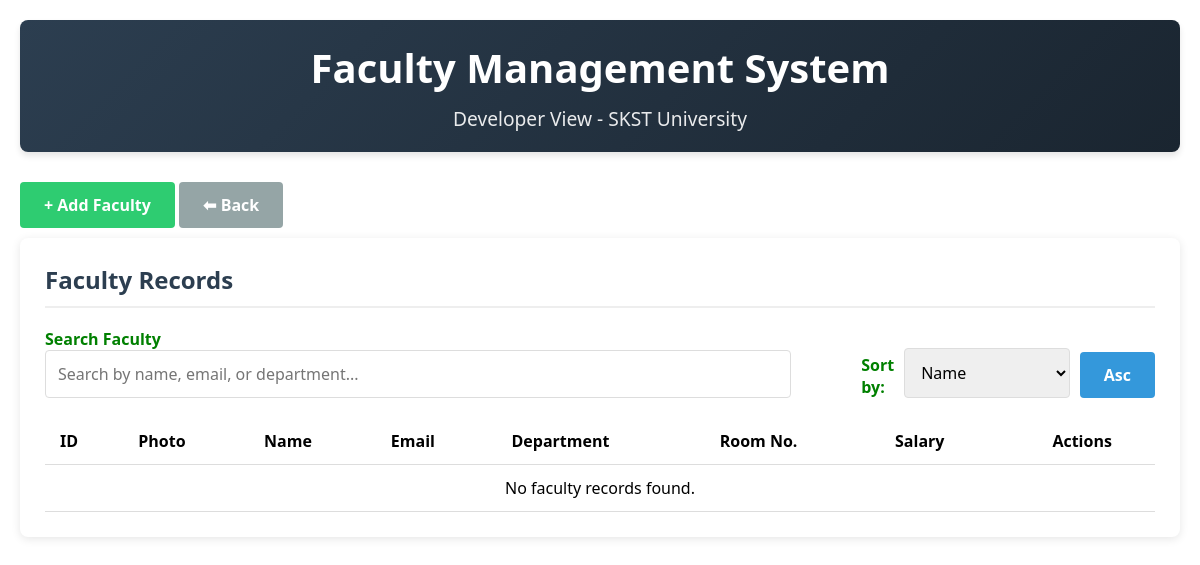
The app's page /faculty/dev_faculty.php, older data.
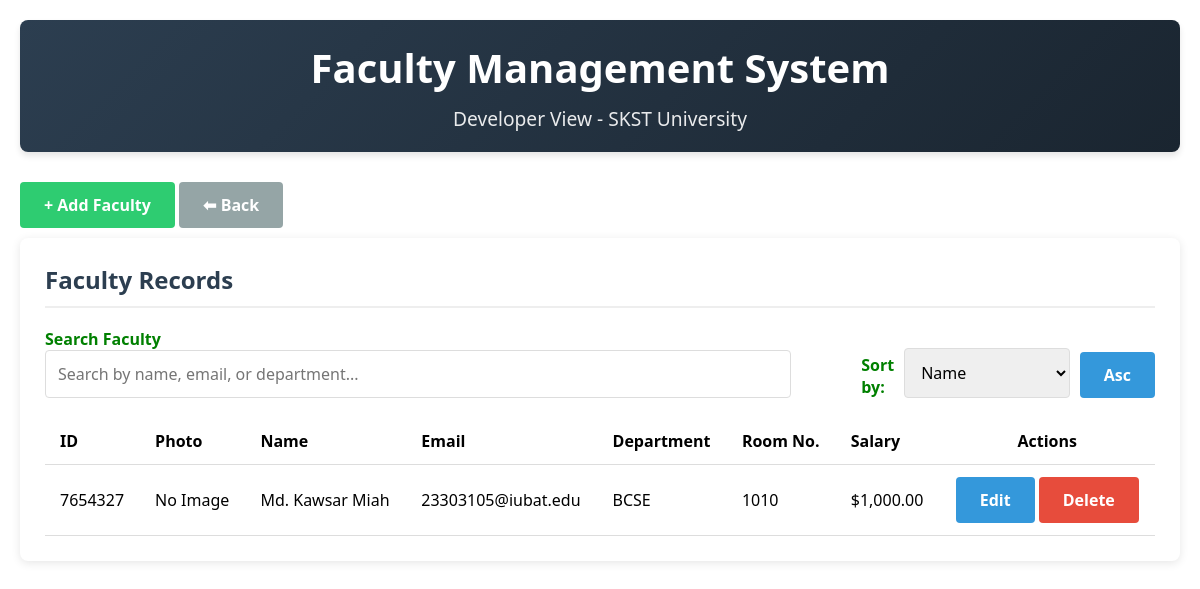
The same page, newer data.
### tables this page shows
CREATE TABLE `faculty` (
  `faculty_id` int(11) NOT NULL,
  `name` varchar(100) DEFAULT NULL,
  `email` varchar(100) DEFAULT NULL,
  `password` varchar(100) DEFAULT NULL,
  `department` varchar(100) DEFAULT NULL,
  `address` varchar(255) DEFAULT NULL,
  `phone` varchar(20) DEFAULT NULL,
  `room_number` varchar(50) DEFAULT NULL,
  `salary` decimal(10,2) DEFAULT NULL,
  `last_login` datetime DEFAULT NULL,
  `profile_picture` varchar(255) DEFAULT NULL
);

### faculty/dev_faculty.php (the view, shortened to what this page needs)
<?php
$host = 'localhost';
$dbname = 'skst_university';
$username = 'root';
$password = '';
try {
    $pdo = new PDO("mysql:host=$host;dbname=$dbname;charset=utf8", $username, $password);
    $pdo->setAttribute(PDO::ATTR_ERRMODE, PDO::ERRMODE_EXCEPTION);
} catch(PDOException $e) {
    die("Connection failed: " . $e->getMessage());
}
$search = $_GET['search'] ?? '';
$sort = $_GET['sort'] ?? 'faculty_id';
$order = $_GET['order'] ?? 'ASC';
$sql = "SELECT * FROM faculty WHERE name LIKE :search OR email LIKE :search OR department LIKE :search ORDER BY $sort $order";
$stmt = $pdo->prepare($sql);
$stmt->execute(['search' => "%$search%"]);
$faculty = $stmt->fetchAll(PDO::FETCH_ASSOC);
?>
<!DOCTYPE html>
<html lang="en">
<head>
</head>
<body>
    <div class="container">
        <header>
            <h1>Faculty Management System</h1>
            <p class="subtitle">Developer View - SKST University</p>
        </header>
        <button id="toggleFormBtn" class="btn btn-primary" style="margin-bottom: 10px; background:#2ecc71">+ Add Faculty</button>
        <button class="btn btn-secondary" onclick="history.back()">⬅ Back</button>
        <div class="card">
            <h2 class="card-title">Faculty Records</h2>
            <div class="search-sort">
                <div class="search-box">
                    <form method="GET">
                        <label for="search">Search Faculty</label>
                        <input type="text" id="search" name="search" placeholder="Search by name, email, or department..." value="<?php echo htmlspecialchars($search); ?>">
                    </form>
                </div>
                <div class="sort-options">
                    <label for="sort">Sort by:</label>
                    <select id="sort" onchange="window.location.href='?search=<?php echo urlencode($search); ?>&sort='+this.value+'&order=<?php echo $order === 'ASC' ? 'DESC' : 'ASC'; ?>'">
                        <option value="name" <?php echo $sort === 'name' ? 'selected' : ''; ?>>Name</option>
                    </select>
                    <button class="btn" onclick="window.location.href='?search=<?php echo urlencode($search); ?>&sort=<?php echo $sort; ?>&order=<?php echo $order === 'ASC' ? 'DESC' : 'ASC'; ?>'">
                        <?php echo $order === 'ASC' ? 'Asc' : 'Desc'; ?>
                    </button>
                </div>
            </div>
            <table>
                <thead>
                    <tr>
                        <th>ID</th>
                        <th>Photo</th>
                        <th>Name</th>
                        <th>Email</th>
                        <th>Department</th>
                        <th>Room No.</th>
                        <th>Salary</th>
                        <th style="text-align:center">Actions</th>
                    </tr>
                </thead>
                <tbody>
                    <?php if (count($faculty) > 0): ?>
                        <?php foreach ($faculty as $f): ?>
                            <tr>
                                <td><?php echo $f['faculty_id']; ?></td>
                                <td>
                                    <?php if ($f['profile_picture']): ?>
                                        <img src="<?php echo $f['profile_picture']; ?>" alt="Profile Picture" class="profile-picture" onclick="viewProfilePicture('<?php echo $f['profile_picture']; ?>')">
                                    <?php else: ?>
                                        <span>No Image</span>
                                    <?php endif; ?>
                                </td>
                                <td><?php echo htmlspecialchars($f['name']); ?></td>
                                <td><?php echo htmlspecialchars($f['email']); ?></td>
                                <td><?php echo htmlspecialchars($f['department']); ?></td>
                                <td><?php echo htmlspecialchars($f['room_number']); ?></td>
                                <td>$<?php echo number_format($f['salary'], 2); ?></td>
                                <td class="actions-cell">
                                    <form method="POST">
                                        <button type="submit" class="btn">Edit</button>
                                    </form>
                                    <form method="POST" onsubmit="return confirm('Are you sure you want to delete this record?');">
                                        <button type="submit" class="btn btn-danger">Delete</button>
                                    </form>
                                </td>
                            </tr>
                        <?php endforeach; ?>
                    <?php else: ?>
                        <tr>
                            <td colspan="8" style="text-align: center;">No faculty records found.</td>
                        </tr>
                    <?php endif; ?>
                </tbody>
            </table>
        </div>
    </div>
</body>
</html>

### faculty/dev_faculty.php (style rules this page uses)
* { box-sizing: border-box; margin: 0; padding: 0; font-family: 'Segoe UI', Tahoma, Geneva, Verdana, sans-serif; }
.container { margin: 0 auto; padding: 20px; }
header { background: linear-gradient(135deg, #2c3e50, #1a2530); color: white; padding: 20px 0; text-align: center; border-radius: 8px; margin-bottom: 30px; box-shadow: 0 4px 6px rgba(0, 0, 0, 0.1); }
h1 { font-size: 2.5rem; margin-bottom: 10px; }
.subtitle { font-size: 1.2rem; opacity: 0.9; }
.card { background: white; border-radius: 8px; padding: 25px; margin-bottom: 30px; box-shadow: 0 2px 10px rgba(0, 0, 0, 0.1); }
.card-title { font-size: 1.5rem; margin-bottom: 20px; color: #2c3e50; border-bottom: 2px solid #eee; padding-bottom: 10px; }
input, select, textarea { width: 100%; padding: 12px; border: 1px solid #ddd; border-radius: 4px; font-size: 16px; transition: border 0.3s; }
.btn { display: inline-block; padding: 12px 24px; background: #3498db; color: white; border: none; border-radius: 4px; cursor: pointer; font-size: 16px; font-weight: 600; transition: background 0.3s; }
.btn-danger { background: #e74c3c; }
.btn-secondary { background: #95a5a6; }
.search-sort { display: flex; justify-content: space-between; margin-bottom: 20px; flex-wrap: wrap; column-gap: 50px; }
.search-box { flex: 1; min-width: 300px; margin-right: 20px; }
.sort-options { display: flex; align-items:self-end; gap: 10px; margin-top: 10px; }
label { color: green; font-weight: bold; }
table { width: 100%; border-collapse: collapse; margin-top: 20px; }
th, td { padding: 12px 15px; text-align: left; border-bottom: 1px solid #ddd; }
th { font-weight: 600; color: black; cursor: pointer; }
.actions-cell { white-space: nowrap; text-align: center; }
.actions-cell form { display: inline-block; }

Row changes from the older to the newer data that the page shows:
added faculty: faculty_id "7654327", shows "No Image", name "Md. Kawsar Miah", email "23303105@iubat.edu", department "BCSE", room_number "1010", salary "1,000.00"
Text that changed along with them:
text no longer shown: "No faculty records found."
